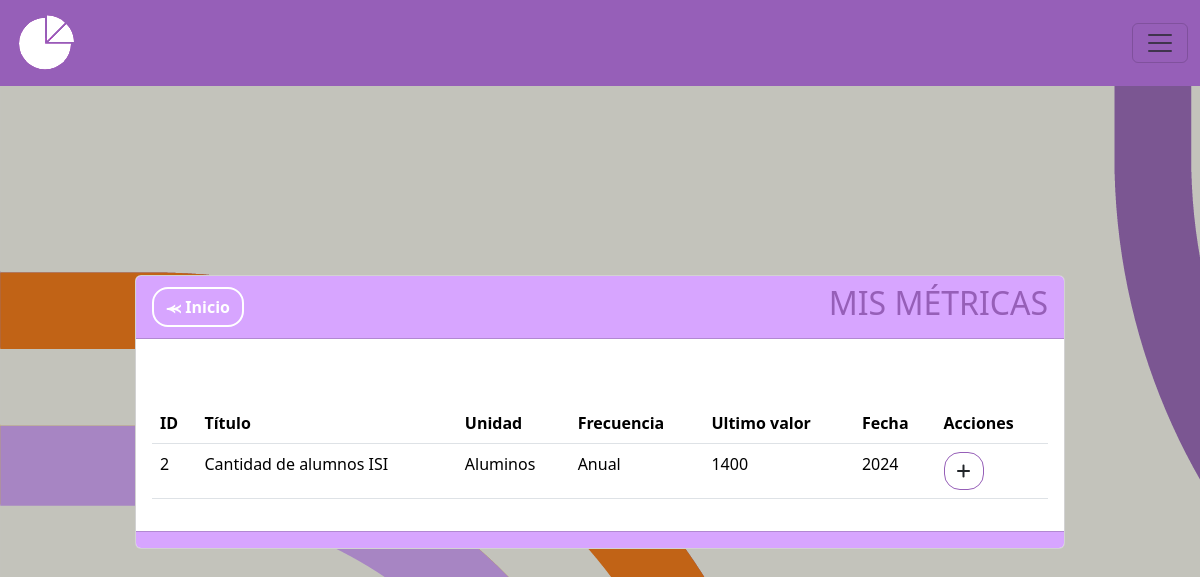
The app's page /metricas with its own data.
### MIReApp/models.py (models this page shows, shortened)
class Metrica(models.Model):
    id = models.AutoField(primary_key=True)
    titulo = models.CharField(max_length=100,
                              verbose_name='Título',
                              unique= True,
                              validators= [
                                  RegexValidator(regex= r'^[a-zA-Z\s]*$',
                                                 message="El nombre no puede contener caracteres especiales.",
                                                 code='invalid_nombre')
                              ])
    descripcion = models.TextField(max_length=100, verbose_name='Descripción', blank=True, null=True)  #blank=True y null=True permiten que el campo se envie vacio
    unidad_medida = models.CharField(max_length=100,
                                        verbose_name='Unidad de Medida',
                                        validators= [
                                            RegexValidator(regex= r'^[a-zA-Z\s]*$',
                                                            message="La unidad de medida no puede contener caracteres especiales",
                                                            code='invalid_nombre')
                                        ])
    frecuencia = models.CharField(max_length=10, choices=FRECUENCIAS)
    valor = models.IntegerField(verbose_name='Valor', validators=[MinValueValidator(0, message="El valor no puede ser negativo")], default=0)
    year = models.PositiveIntegerField(verbose_name='Ingrese año:', validators=[validate_year])
    month = models.CharField(max_length=10, verbose_name='Ingrese mes:', choices=MESES, blank=True, null=True)
    semestral = models.CharField(max_length=15, verbose_name='Ingrese semestre:', choices=SEMESTRES, blank=True, null=True,)
    year2 = models.PositiveIntegerField(blank=True, null=True, verbose_name='Segundo año')

### MIReApp/views.py (the view)
# urls.py: path('metricas', views.metricas, name='metricas'),
def metricas(request):
    es_owner = False
    if request.user.is_authenticated:
        if request.user.is_owner:
            es_owner = True
    metricas = Metrica.objects.all()
    ultimos_valores = list()
    for u in metricas:
        if HistorialMetrica.objects.filter(metrica=u.id).order_by('año_historico'):
            t = list(HistorialMetrica.objects.filter(metrica=u.id).order_by('año_historico'))[-1] #Obtengo el la ultima instancia de la metrica
            u.valor = str(t.valor_historico) #Agrego en el campo valor, el valor de la ultima instancia
            u.year = str(t.año_historico) #Agrego en el campo año, el año de la ultima instancia
    return render(request, 'metricas/index.html', {'metrica': metricas, 'es_owner': es_owner})

### MIReApp/templates/metricas/index.html (shortened to what this page needs)
{% extends "base.html" %}
{% block contenido %}
<center>
    <link rel="stylesheet" href="https://cdnjs.cloudflare.com/ajax/libs/font-awesome/6.4.2/css/all.min.css">
    <div class="col-md-10 card" style="text-align: left;">
        <div class="card-header" style="background-color: #D7A5FF;">
            <div style="display: flex; justify-content: space-between; align-items: center;">
                <span><a href="{% url 'inicio' %}" class="btn btn-secondary rounded-4 fw-bold" style="background-color: transparent; color: #ffff;border-color: #ffff;border-width: 2px;">⪻ Inicio</a></span>
                <span><h2 style="color: #965FB8">MIS MÉTRICAS</h2></span>
            </div>
        </div>
        <div class="card-body">
            <br>
            <br>
            <div class="table-responsive">
                <table class="table rounded-4" style="background-color: #D7A5FF;">
                    <thead>
                        <tr>
                            <th scope="col">ID</th>
                            <th scope="col">Título</th>
                            <th scope="col">Unidad</th>
                            <th scope="col">Frecuencia</th>
                            <th scope="col">Ultimo valor</th>
                            <th scope="col">Fecha</th>
                            <th scope="col">Acciones</th>
                        </tr>
                    </thead>
                    <tbody>
                        {% for metri in metrica %}
                        <tr class="">
                            <td scope="row">{{ metri.id }}</td>
                            <td>{{ metri.titulo }}</td>
                            <td>{{ metri.unidad_medida }}</td>
                            <td>{{ metri.frecuencia }}</td>
                            <td>{{ metri.valor }}</td>
                            <td>{{ metri.year }}</td>
                            <td>
                                <a name="" id="" class="btn rounded-4" style="border-color: #965FB8" href="{% url 'historial_metrica' metri.id %}"><i class="fa-solid fa-plus"></i></a>
                            </td>
                        </tr>
                        {% endfor %}
                    </tbody>
                </table>
            </div>
        </div>
        <div class="card-footer text-muted" style="background-color: #D7A5FF;">
        </div>
    </div>
</center>
{% endblock %}

### MIReApp/static/css/base.css (style rules this page uses)
html, body { margin: 0; width: 100%; height: 100%; display: flex; justify-content: center; align-items: center; font-family: 'Dosis', sans-serif; font-weight: 300; -webkit-user-select: none; -moz-user-select: none; -ms-user-select: none; user-select: none; }
h2 { color: #965FB8; }

### records on screen
Metrica: id "2", titulo "Cantidad de alumnos ISI", unidad_medida "Aluminos", frecuencia "Anual", valor "1400", year "2024"
